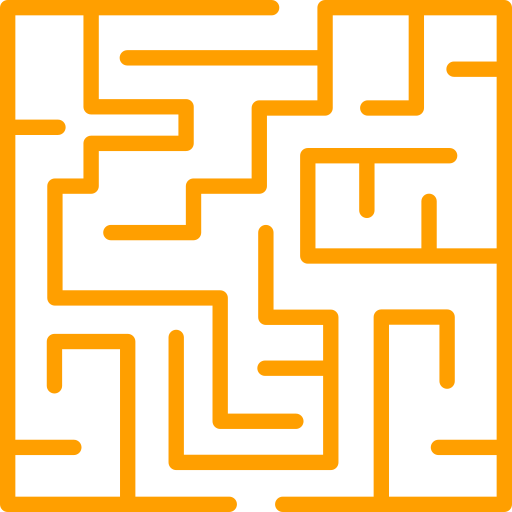
#> input picture resources/images/TitleImage.png, 512 x 512 px
$ python process_maze.py ../resources/images/TitleImage.png
#> lines starting #> are read from the running program, lines starting #| are printed output that depends on the picture
import sys
from PIL import Image
import numpy as np

def main():
    if len(sys.argv) < 2:
        print("Error: No image path provided")
        return

    img_path = sys.argv[1]
    img = Image.open(img_path).convert('L')
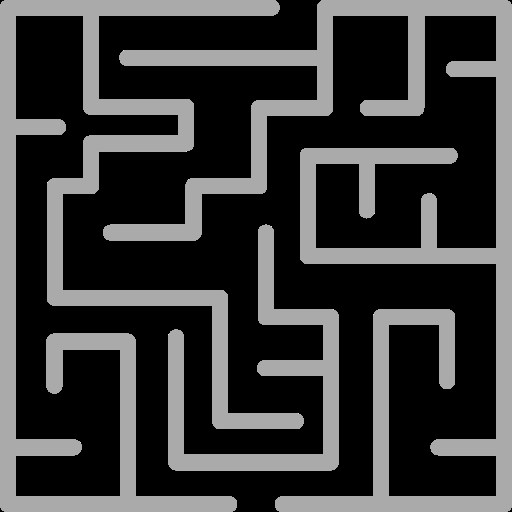
#> img: PIL image 512x512 L; min 0, max 226, mean 58.1
    img_array = np.array(img)

    # Example additional processing
    print(f"Processing image: {img_path}")
    print(f"Image size: {img_array.shape}")
#| Image size: (512, 512)
    # Add your maze processing logic here

print("App Running splendidly")
if __name__ == "__main__":
    main()
